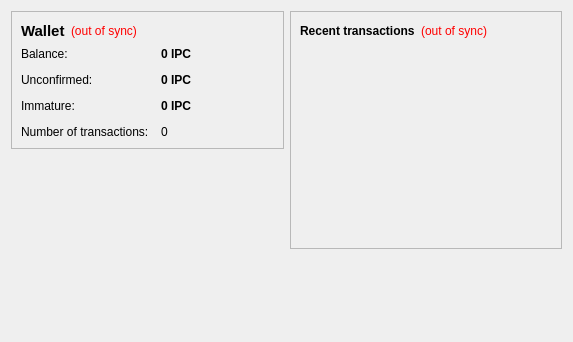
<?xml version="1.0" encoding="UTF-8"?>
<ui version="4.0">
 <class>OverviewPage</class>
 <widget class="QWidget" name="OverviewPage">
  <property name="geometry">
   <rect>
    <x>0</x>
    <y>0</y>
    <width>573</width>
    <height>342</height>
   </rect>
  </property>
  <property name="windowTitle">
   <string>Form</string>
  </property>
  <layout class="QHBoxLayout" name="horizontalLayout" stretch="1,1">
   <item>
    <layout class="QVBoxLayout" name="verticalLayout_2">
     <item>
      <widget class="QFrame" name="frame">
       <property name="frameShape">
        <enum>QFrame::StyledPanel</enum>
       </property>
       <property name="frameShadow">
        <enum>QFrame::Raised</enum>
       </property>
       <layout class="QVBoxLayout" name="verticalLayout_4">
        <item>
         <layout class="QHBoxLayout" name="horizontalLayout_4">
          <item>
           <widget class="QLabel" name="label_5">
            <property name="font">
             <font>
              <pointsize>11</pointsize>
              <weight>75</weight>
              <bold>true</bold>
             </font>
            </property>
            <property name="text">
             <string>Wallet</string>
            </property>
           </widget>
          </item>
          <item>
           <widget class="QLabel" name="labelWalletStatus">
            <property name="toolTip">
             <string>The displayed information may be out of date. Your wallet automatically synchronizes with the ImperialCoin network after a connection is established, but this process has not completed yet.</string>
            </property>
            <property name="styleSheet">
             <string notr="true">QLabel { color: red; }</string>
            </property>
            <property name="text">
             <string notr="true">(out of sync)</string>
            </property>
            <property name="alignment">
             <set>Qt::AlignLeading|Qt::AlignLeft|Qt::AlignVCenter</set>
            </property>
           </widget>
          </item>
          <item>
           <spacer name="horizontalSpacer_2">
            <property name="orientation">
             <enum>Qt::Horizontal</enum>
            </property>
            <property name="sizeHint" stdset="0">
             <size>
              <width>40</width>
              <height>20</height>
             </size>
            </property>
           </spacer>
          </item>
         </layout>
        </item>
        <item>
         <layout class="QFormLayout" name="formLayout_2">
          <property name="fieldGrowthPolicy">
           <enum>QFormLayout::AllNonFixedFieldsGrow</enum>
          </property>
          <property name="horizontalSpacing">
           <number>12</number>
          </property>
          <property name="verticalSpacing">
           <number>12</number>
          </property>
          <item row="0" column="0">
           <widget class="QLabel" name="label">
            <property name="text">
             <string>Balance:</string>
            </property>
           </widget>
          </item>
          <item row="0" column="1">
           <widget class="QLabel" name="labelBalance">
            <property name="font">
             <font>
              <weight>75</weight>
              <bold>true</bold>
             </font>
            </property>
            <property name="cursor">
             <cursorShape>IBeamCursor</cursorShape>
            </property>
            <property name="toolTip">
             <string>Your current balance</string>
            </property>
            <property name="text">
             <string notr="true">0 IPC</string>
            </property>
            <property name="textInteractionFlags">
             <set>Qt::LinksAccessibleByMouse|Qt::TextSelectableByKeyboard|Qt::TextSelectableByMouse</set>
            </property>
           </widget>
          </item>
          <item row="1" column="0">
           <widget class="QLabel" name="label_3">
            <property name="text">
             <string>Unconfirmed:</string>
            </property>
           </widget>
          </item>
          <item row="1" column="1">
           <widget class="QLabel" name="labelUnconfirmed">
            <property name="font">
             <font>
              <weight>75</weight>
              <bold>true</bold>
             </font>
            </property>
            <property name="cursor">
             <cursorShape>IBeamCursor</cursorShape>
            </property>
            <property name="toolTip">
             <string>Total of transactions that have yet to be confirmed, and do not yet count toward the current balance</string>
            </property>
            <property name="text">
             <string notr="true">0 IPC</string>
            </property>
            <property name="textInteractionFlags">
             <set>Qt::LinksAccessibleByMouse|Qt::TextSelectableByKeyboard|Qt::TextSelectableByMouse</set>
            </property>
           </widget>
          </item>
          <item row="3" column="0">
           <widget class="QLabel" name="label_2">
            <property name="text">
             <string>Number of transactions:</string>
            </property>
           </widget>
          </item>
          <item row="3" column="1">
           <widget class="QLabel" name="labelNumTransactions">
            <property name="toolTip">
             <string>Total number of transactions in wallet</string>
            </property>
            <property name="text">
             <string notr="true">0</string>
            </property>
           </widget>
          </item>
          <item row="2" column="0">
           <widget class="QLabel" name="labelImmatureText">
            <property name="text">
             <string>Immature:</string>
            </property>
           </widget>
          </item>
          <item row="2" column="1">
           <widget class="QLabel" name="labelImmature">
            <property name="font">
             <font>
              <weight>75</weight>
              <bold>true</bold>
             </font>
            </property>
            <property name="toolTip">
             <string>Mined balance that has not yet matured</string>
            </property>
            <property name="text">
             <string notr="true">0 IPC</string>
            </property>
            <property name="textInteractionFlags">
             <set>Qt::LinksAccessibleByMouse|Qt::TextSelectableByKeyboard|Qt::TextSelectableByMouse</set>
            </property>
           </widget>
          </item>
         </layout>
        </item>
       </layout>
      </widget>
     </item>
     <item>
      <spacer name="verticalSpacer">
       <property name="orientation">
        <enum>Qt::Vertical</enum>
       </property>
       <property name="sizeHint" stdset="0">
        <size>
         <width>20</width>
         <height>40</height>
        </size>
       </property>
      </spacer>
     </item>
    </layout>
   </item>
   <item>
    <layout class="QVBoxLayout" name="verticalLayout_3">
     <item>
      <widget class="QFrame" name="frame_2">
       <property name="frameShape">
        <enum>QFrame::StyledPanel</enum>
       </property>
       <property name="frameShadow">
        <enum>QFrame::Raised</enum>
       </property>
       <layout class="QVBoxLayout" name="verticalLayout">
        <item>
         <layout class="QHBoxLayout" name="horizontalLayout_2">
          <item>
           <widget class="QLabel" name="label_4">
            <property name="text">
             <string>&lt;b&gt;Recent transactions&lt;/b&gt;</string>
            </property>
           </widget>
          </item>
          <item>
           <widget class="QLabel" name="labelTransactionsStatus">
            <property name="toolTip">
             <string>The displayed information may be out of date. Your wallet automatically synchronizes with the ImperialCoin network after a connection is established, but this process has not completed yet.</string>
            </property>
            <property name="styleSheet">
             <string notr="true">QLabel { color: red; }</string>
            </property>
            <property name="text">
             <string notr="true">(out of sync)</string>
            </property>
            <property name="alignment">
             <set>Qt::AlignRight|Qt::AlignTrailing|Qt::AlignVCenter</set>
            </property>
           </widget>
          </item>
          <item>
           <spacer name="horizontalSpacer">
            <property name="orientation">
             <enum>Qt::Horizontal</enum>
            </property>
            <property name="sizeHint" stdset="0">
             <size>
              <width>40</width>
              <height>20</height>
             </size>
            </property>
           </spacer>
          </item>
         </layout>
        </item>
        <item>
         <widget class="QListView" name="listTransactions">
          <property name="styleSheet">
           <string notr="true">QListView { background: transparent; }</string>
          </property>
          <property name="frameShape">
           <enum>QFrame::NoFrame</enum>
          </property>
          <property name="verticalScrollBarPolicy">
           <enum>Qt::ScrollBarAlwaysOff</enum>
          </property>
          <property name="horizontalScrollBarPolicy">
           <enum>Qt::ScrollBarAlwaysOff</enum>
          </property>
          <property name="selectionMode">
           <enum>QAbstractItemView::NoSelection</enum>
          </property>
         </widget>
        </item>
       </layout>
      </widget>
     </item>
     <item>
      <spacer name="verticalSpacer_2">
       <property name="orientation">
        <enum>Qt::Vertical</enum>
       </property>
       <property name="sizeHint" stdset="0">
        <size>
         <width>20</width>
         <height>40</height>
        </size>
       </property>
      </spacer>
     </item>
    </layout>
   </item>
  </layout>
 </widget>
 <resources/>
 <connections/>
</ui>
